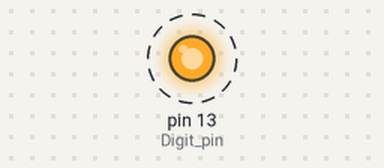
A sketch run on a simulated Arduino Uno, built with avr-gcc and run on an emulated ATmega328P. On the bench: output pins drawn as LEDs (lit = HIGH). Dashed ring = blinking.

Above: at 0.2 s.
Timing chart, 0 to 3.0 s (numbered marks = the images above):
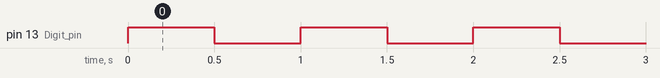

The sketch:

Cligno_LED.ino
```cpp
const int Digit_pin = 13;
void setup() {
  // put your setup code here, to run once:
  pinMode(Digit_pin,OUTPUT);

}

void loop() {
  // put your main code here, to run repeatedly:
  digitalWrite(Digit_pin,HIGH);
  delay(500);
  digitalWrite(Digit_pin,LOW);
  delay(500);

}
```

Measured:
- by itself, pin 13 (Digit_pin): alternates HIGH for 0.50 s and LOW for 0.50 s
